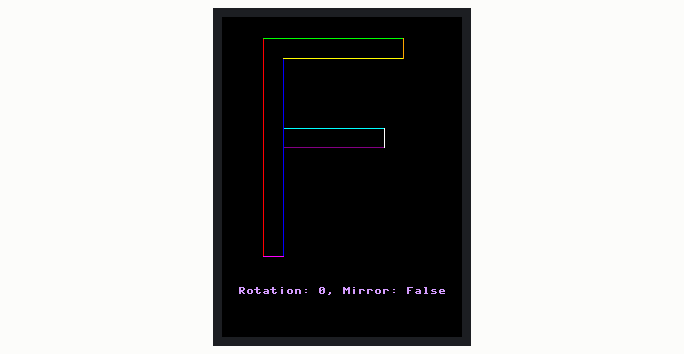
A program run on a simulated MicroPython board. On the bench: 320×240 colour display. Library files of the repository ran but are not shown: ili9341.py; what the program prints to the serial console is not drawn.

Above: at 0.6 s.
At 6.1 s:
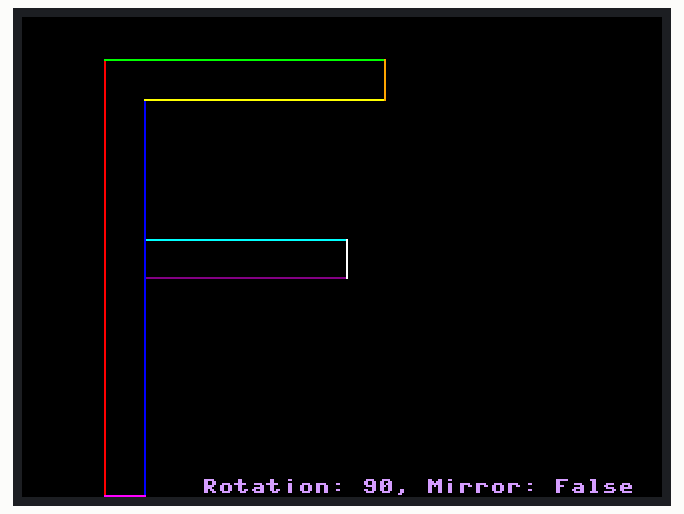
At 11.7 s:
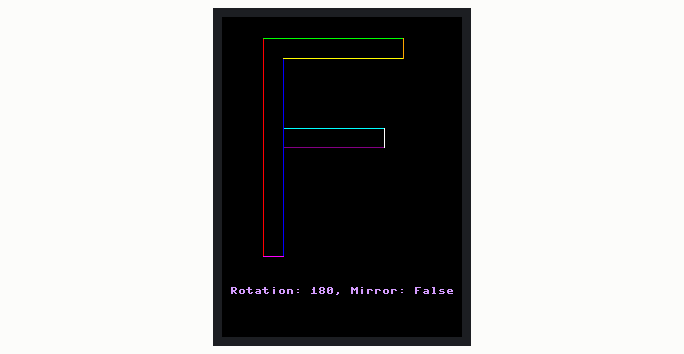
At 17.2 s:
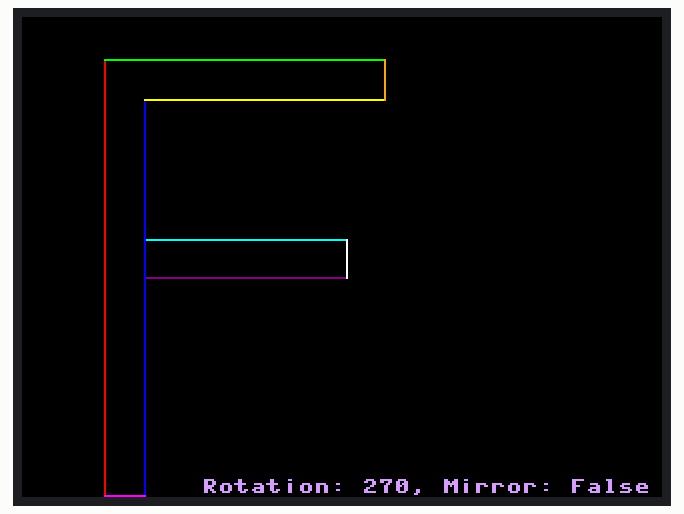
At 22.8 s:
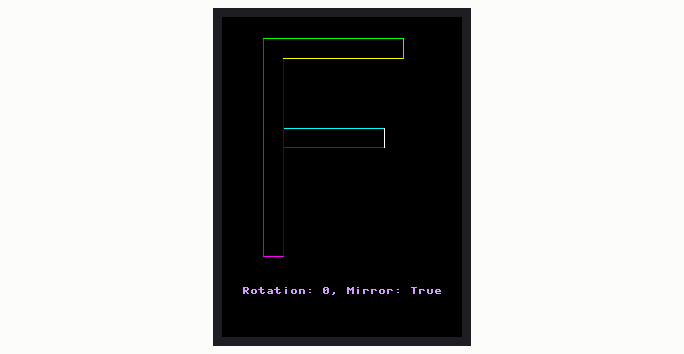
At 33.9 s:
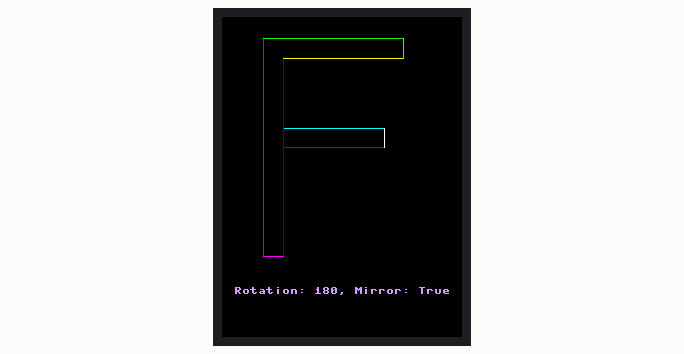

Measured:
- what the display in image 0 shows lasts 5.1 s, from 0.5 s to 5.6 s

The program:

demo_mirror.py
```python
"""ILI9341 demo (mirror)."""
from time import sleep
from ili9341 import Display, color565
from machine import Pin, SPI  # type: ignore

# Define colors
COLOR_RED = color565(255, 0, 0)
COLOR_BLUE = color565(0, 0, 255)
COLOR_GREEN = color565(0, 255, 0)
COLOR_YELLOW = color565(255, 255, 0)
COLOR_PURPLE = color565(128, 0, 128)
COLOR_CYAN = color565(0, 255, 255)
COLOR_MAGENTA = color565(255, 0, 255)
COLOR_ORANGE = color565(255, 165, 0)
COLOR_WHITE = color565(255, 255, 255)
COLOR_LAVENDER = color565(255, 165, 255)

MIRROR_ROTATE = ((False, 0),
                 (False, 90),
                 (False, 180),
                 (False, 270),
                 (True, 0),
                 (True, 90),
                 (True, 180),
                 (True, 270))


def test():
    """Test code."""
    for mirror, rotation in MIRROR_ROTATE:
        # Baud rate of 40000000 seems about the max
        spi = SPI(1, baudrate=40000000, sck=Pin(14), mosi=Pin(13))
        # Set width & height based on rotation
        if rotation == 0 or rotation == 180:
            width, height = 240, 320
        else:
            width, height = 320, 240
        display = Display(spi, dc=Pin(4), cs=Pin(16), rst=Pin(17),
                          width=width, height=height,
                          rotation=rotation, mirror=mirror)
        display.clear()

        # Outer Vertical Line
        display.draw_line(41, 21, 41, 239, COLOR_RED)

        # Inner Vertical Line
        display.draw_line(61, 41, 61, 239, COLOR_BLUE)

        # Outer Top Horizontal Line
        display.draw_line(41, 21, 181, 21, COLOR_GREEN)

        # Inner Top Horizontal Line
        display.draw_line(61, 41, 181, 41, COLOR_YELLOW)

        # Outer Middle Horizontal Line
        display.draw_line(62, 130, 161, 130, COLOR_PURPLE)

        # Inner Middle Horizontal Line
        display.draw_line(62, 111, 161, 111, COLOR_CYAN)

        # End Cap on Outer Vertical Line (Bottom)
        display.draw_line(41, 239, 61, 239, COLOR_MAGENTA)

        # End Cap on Outer Top Horizontal Line (Right)
        display.draw_line(181, 21, 181, 41, COLOR_ORANGE)

        # End Caps on Inner Lines (Middle)
        display.draw_line(162, 111, 162, 130, COLOR_WHITE)

        # Display rotation and mirror values at bottom of display
        text = f"Rotation: {rotation}, Mirror: {mirror}"
        display.draw_text8x8(
            (width - len(text) * 8) // 2 if width < 320 else 90,
            height - 50 if width < 320 else height - 9,
            text,
            COLOR_LAVENDER)

        sleep(5)
        display.cleanup()


test()
```
